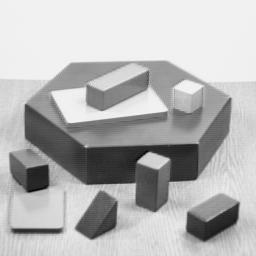
#> input picture blox.jpg, 256 x 256 px
$ python Border.py
#> lines starting #> are read from the running program, lines starting #| are printed output that depends on the picture

import cv2

image = cv2.imread('blox.jpg')
#> image is the input picture: shape (256, 256, 3); min 0, max 252, mean 182.8

window_name = 'Image'
image = cv2.copyMakeBorder(image, 10, 10, 10, 10, cv2.BORDER_CONSTANT, None, value = 0)
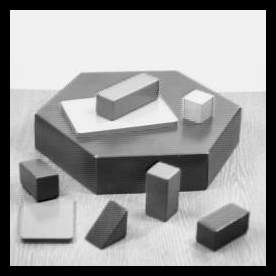
#> image: shape (276, 276, 3); min 0, max 252, mean 157.3
cv2.imshow(window_name, image)
